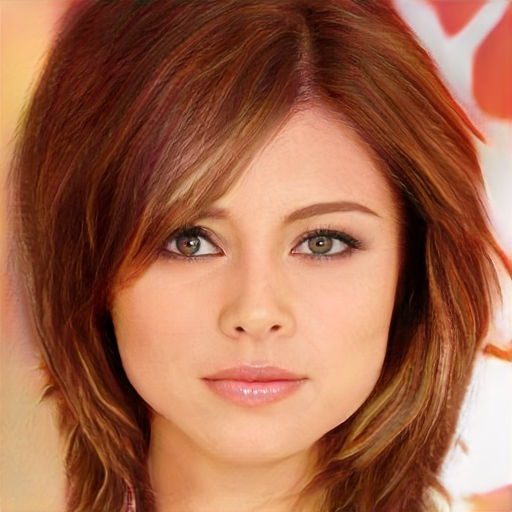
#> input picture sample_test/test_image_1.jpg, 1024 x 1024 px (shown at 1/2 size)
$ python -i fft_features.py   (imports and definitions only)
#> lines starting #> are read from the running program, lines starting #| are printed output that depends on the picture
#> further down, picture is the input picture: shape (1024, 1024, 3); mean B, G, R 75.7, 102.6, 161.6
import cv2
import numpy as np


def extract_fft_features(image):
    """
    Strong FFT feature extractor for deepfake detection
    """

    # ===============================
    # 1. Convert to grayscale
    # ===============================
    if image.ndim == 3:
        image = cv2.cvtColor(image, cv2.COLOR_BGR2GRAY)
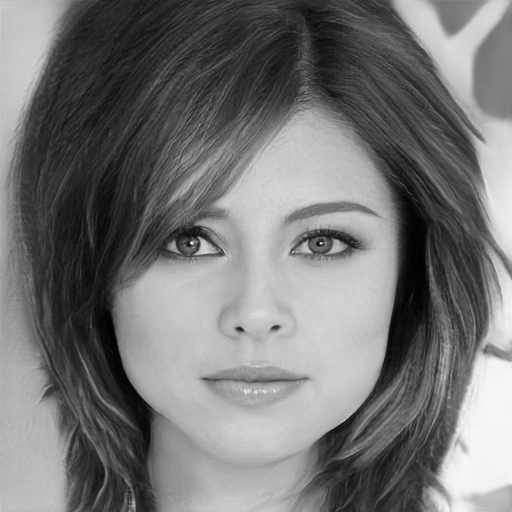
#> image: shape (1024, 1024) (shown at 1/2 size); min 0, max 254, mean 117.2

    # ===============================
    # 2. Resize + normalize
    # ===============================
    image = cv2.resize(image, (128, 128)).astype(np.float32) / 255.0
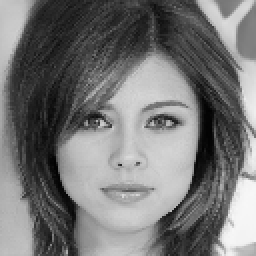
#> image: shape (128, 128) float32 (shown 2 times larger); min 0.00392, max 0.969, mean 0.46

    h, w = image.shape
#> h = 128; w = 128
    ch, cw = h // 2, w // 2
#> ch = 64; cw = 64

    # ===============================
    # 3. Apply Hann window (IMPORTANT)
    # ===============================
    hann = np.outer(np.hanning(h), np.hanning(w))
    image = image * hann
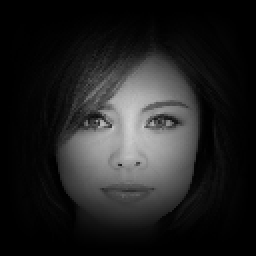
#> image: shape (128, 128) float64 (shown 2 times larger); min 0, max 0.818, mean 0.134

    # ===============================
    # 4. FFT
    # ===============================
    fshift = np.fft.fftshift(np.fft.fft2(image))

    magnitude = np.log1p(np.abs(fshift))
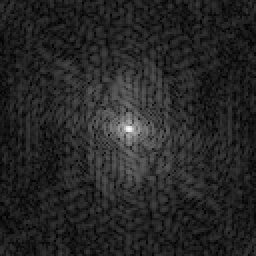
#> magnitude: shape (128, 128) float64 (shown 2 times larger); min 0.0107, max 7.69, mean 1.16; drawn with min black and max white
    phase = np.angle(fshift)
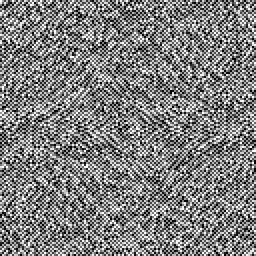
#> phase: shape (128, 128) float64 (shown 2 times larger); min -3.14, max 3.14, mean 0.000192; drawn with min black and max white

    features = []

    # ===============================
    # 5. Radius map
    # ===============================
    y, x = np.ogrid[:h, :w]
#> y = 128 values from 0 to 127
    r = np.hypot(x - cw, y - ch)

    # ===============================
    # 6. Frequency bands
    # ===============================
    bands = [
        (0, 8),
        (8, 16),
        (16, 30),
        (30, 45),
        (45, 64)
    ]

    for r1, r2 in bands:
        mask = (r >= r1) & (r < r2)
        region = magnitude[mask]

        features.extend([
            np.mean(region),
            np.std(region),
            np.sum(region ** 2)
        ])
#> after the loop, features = [3.81, 1.09, 3032.7, 2.32, 0.607, 3442, 1.76, 0.537, 6848.1, 1.19, 0.416, 5612.4, 0.943, 0.338, 6525.3]

    # ===============================
    # 7. High-frequency ratio
    # ===============================
    hf = magnitude[r >= 30]
#> hf = 13575 values, max 2.22 at index 9275, min 0.0107 at index 10931, mean 0.978
    lf = magnitude[r < 30]
#> lf = 2809 values, max 7.69 at index 1404, min 0.225 at index 2133, mean 2.02

    features.append(np.sum(hf**2) / (np.sum(lf**2) + 1e-8))

    # ===============================
    # 8. Global stats
    # ===============================
    features.extend([
        magnitude.mean(),
        magnitude.std()
    ])

    # ===============================
    # 9. Phase features
    # ===============================
    features.extend([
        np.std(phase),
        np.mean(np.abs(phase))
    ])

    return np.array(features, dtype=np.float32)

>>> import cv2
>>> picture = cv2.imread('../../sample_test/test_image_1.jpg')
>>> result = extract_fft_features(picture)
#> result = 20 values, max 6848.1 at index 8, min 0.338 at index 13, mean 1274
